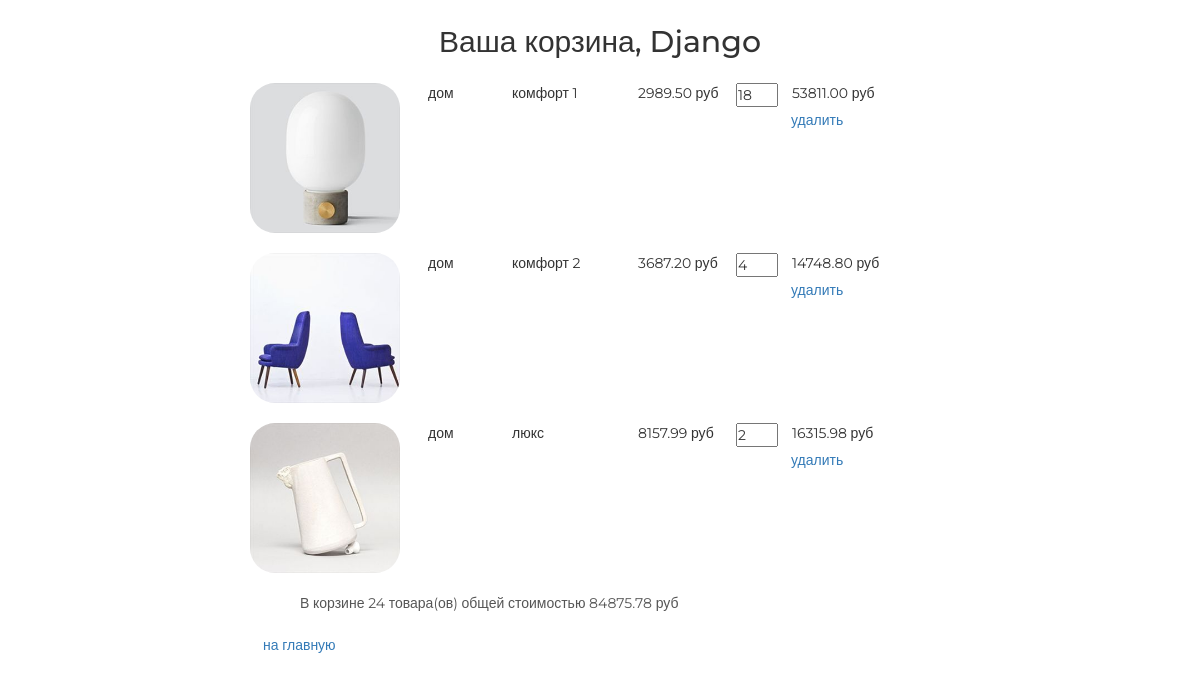
/basket/ (signed in), run on the app's committed database.
### authapp/models.py (models this page shows)
class ShopUser(AbstractUser):
    age = models.PositiveIntegerField('возраст', null=True)
    avatar = models.ImageField('аватар', upload_to='avatars', blank=True)
    def basket_total_cost(self):
        return sum(map(lambda x: x.product_cost, self.basket.all()))
    def basket_total_qty(self):
        return sum(map(lambda x: x.quantity, self.basket.all()))

### basketapp/models.py (models this page shows)
class Basket(models.Model):
    user = models.ForeignKey(get_user_model(), on_delete=models.CASCADE,
                             related_name='basket')
    product = models.ForeignKey(Product, on_delete=models.CASCADE)
    quantity = models.IntegerField('количество', default=0)
    add_datetime = models.DateTimeField('время', auto_now_add=True)
    @property
    def product_cost(self):
        return self.product.price * self.quantity

### mainapp/models.py (models this page shows, shortened)
class Product(models.Model):
    category = models.ForeignKey(ProductsCategory, on_delete=models.CASCADE)
    name = models.CharField('товар', max_length=64)
    image = models.ImageField(upload_to='products_images', blank=True)
    description = models.TextField('описание', blank=True)
    short_desc = models.CharField(
        'краткое описание', max_length=64, blank=True)
    price = models.DecimalField(
        'цена', max_digits=8, decimal_places=2, default=0, null=True)
    quantity = models.PositiveIntegerField('количество на складе', default=0)
    class Meta:
        verbose_name = 'товар'
        verbose_name_plural = 'товары'

class ProductsCategory(models.Model):
    name = models.CharField('категория товара', max_length=64)
    description = models.TextField('описание категории', blank=True)
    class Meta:
        verbose_name = 'категория товара'
        verbose_name_plural = 'категории товаров'

### basketapp/views.py (the view)
# urls.py: path('', basketapp.index, name='index'),
@login_required
def index(request):
    basket = request.user.basket.all()
    context = {
        'page_title': 'корзина',
        'basket': basket,
    }
    return render(request, 'basketapp/index.html', context)

### basketapp/templates/basketapp/index.html
{% extends 'basketapp/base.html' %}
{% load static %}
{% block container %}
    <div class="basket_list">
        {% if basket %}
            {% for item in basket %}
                <div class="basket_record">
                    <img src="/media/{{ item.product.image }}" alt="{{ item.product.short_desc }}">
                    <span class="category_name">{{ item.product.category.name }}</span>
                    <span class="product_name">{{ item.product.name }}</span>
                    <span class="product_price">{{ item.product.price }}&nbspруб</span>
                    <input type="number" name="{{ item.pk }}" min="0" max="{{ item.product.quantity }}"
                           value="{{ item.quantity }}">
                    <span class="product_cost">{{ item.product_cost }}&nbspруб</span>
                    <a href="{% url 'basket:remove' item.pk %}" class="btn btn-round">
                        удалить
                    </a>
                </div>
            {% endfor %}
            <div class="basket_summary">
                В корзине {{ user.basket_total_qty }} товара(ов) общей стоимостью
                {{ user.basket_total_cost }} руб
            </div>
        {% else %}
            <h4>Корзина пуста</h4>
        {% endif %}
        <a href="{% url 'main:index' %}" class="btn btn-round">
            на главную
        </a>
    </div>
{% endblock %}

### basketapp/templates/basketapp/base.html (shortened to what this page needs)
<!DOCTYPE html>
{% load static %}
<html>
<head>
    {% block css %}
        <link rel="stylesheet" type="text/css" href="{% static 'css/bootstrap.min.css' %}">
        <link rel="stylesheet" type="text/css" href="{% static 'css/style.css' %}">
        <link rel="stylesheet" href="{% static 'fonts/font-awesome/css/font-awesome.css' %}">
    {% endblock %}
</head>
<body>
<div class="basket_container">
    <div class="h2 text-center head">
        Ваша корзина,
        {{ user.first_name|default:"пользователь"|title }}
    </div>
    {% block container %}
    {% endblock %}
</div>
</body>
</html>

### static/css/style.css (style rules this page uses)
* { margin: 0; padding: 0; }
body { font-family: 'Montserrat', sans-serif; }
html, body { height: 100%; }
.basket_container { margin: 25px auto; width: 700px; }
.basket_list input[type="number"] { width: 3em; position: relative; display: block; float: left; }
.basket_list span.category_name { margin-left: 2em; width: 5em; position: relative; display: block; float: left; }
.basket_list span.product_name { margin-left: 1em; width: 8em; position: relative; display: block; float: left; }
.basket_list span.product_price { margin-left: 1em; width: 7em; position: relative; display: block; float: left; }
.basket_list span.product_cost { margin-left: 1em; width: 7em; position: relative; display: block; float: left; }
.basket_list .basket_record { position: relative; display: block; height: 170px; float: none; }
.basket_container .head { margin: 25px auto; }
.basket_container img { display: block; float: left; width: 150px; border-radius: 25px; }
.basket_container .basket_summary { display: block; margin-left: 50px; margin-bottom: 15px; color: #555; }

### data on the page
ShopUser: first_name "Django", basket_total_qty "24", basket_total_cost "84875.78"
Basket: product.image (picture), product.category.name "дом", product.name "комфорт 1", product.price "2989.50", quantity "18", product_cost "53811.00"
Basket: product.image (picture), product.category.name "дом", product.name "комфорт 2", product.price "3687.20", quantity "4", product_cost "14748.80"
Basket: product.image (picture), product.category.name "дом", product.name "люкс", product.price "8157.99", quantity "2", product_cost "16315.98"
